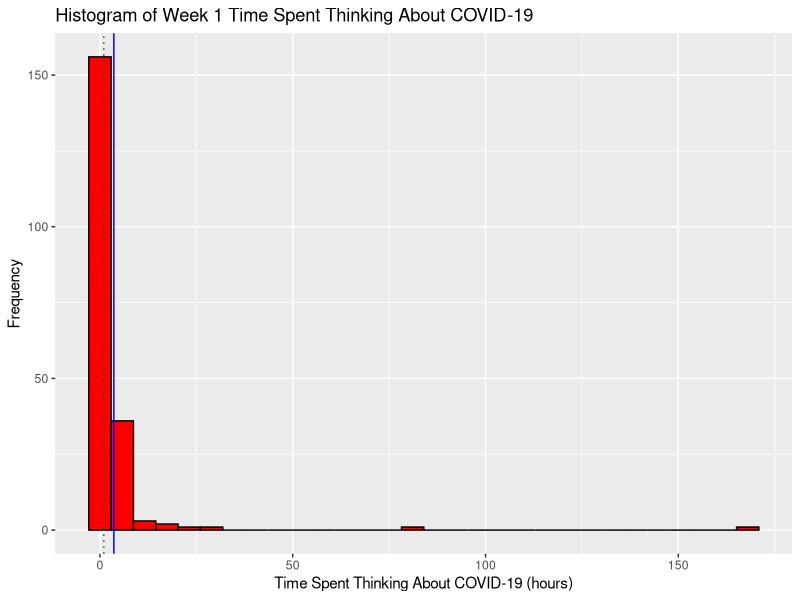
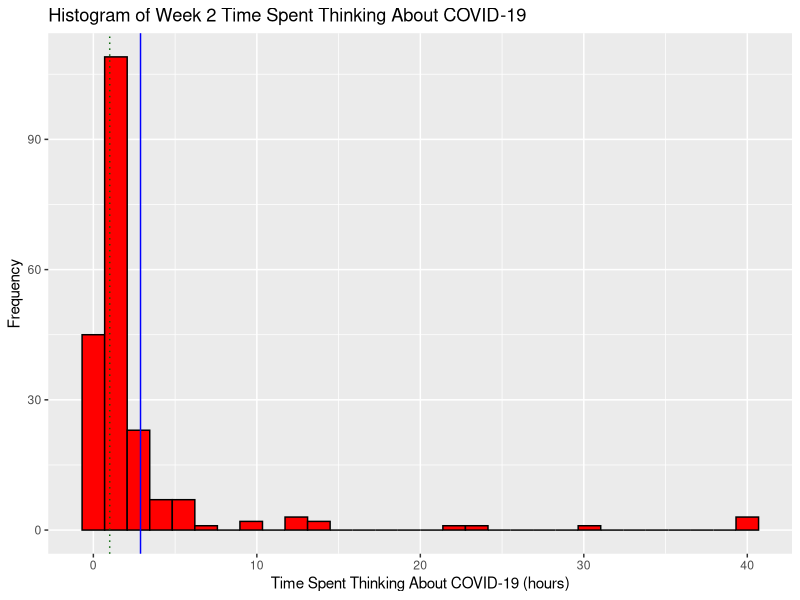
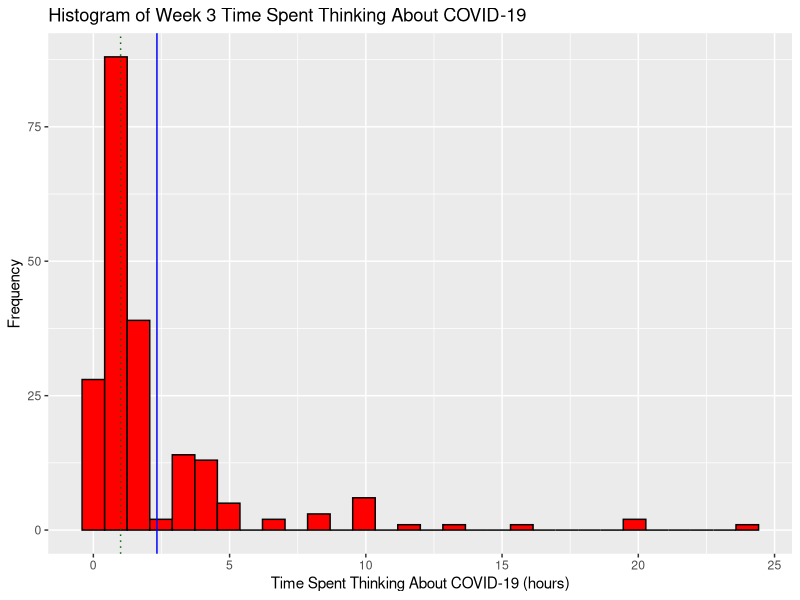

The R script that drew these images, in order: (Note: this script raises an error after producing the figures.)
## ---- chunk 1
knitr::opts_chunk$set(echo = TRUE)

library(dplyr)
library(tidyverse)
## ---- chunk 2
setwd("~/Desktop/sta302h1/STA302H1 -- Projects/final report")
sta302_performance_data = read.csv("./data.csv", header = TRUE)
attach(sta302_performance_data)
## ---- chunk 3
cleaned_sta302_performance_data <- sta302_performance_data %>%
    # Create a new "country" column, which is just "Country" but whose entries are factors.
    mutate(country = as.factor(Country)) %>%

    # Remove the "X" column: it's simply the row number, which isn't very useful.
    # Remove the "Country" column: column "country" already exists
    select(-X, -Country) %>%
    
    # Rearrange similar columns side-by-side.
    relocate(country,
             COVID.hours..W1., COVID.hours..W2., 
             COVID.hours..W3., COVID.hours..W4.,
             STA302.hours..W1., STA302.hours..W2., 
             STA302.hours..W3., STA302.hours..W4.,
             Quiz_1_score, Quiz_2_score, 
             Quiz_3_score, Quiz_4_score)
    
    # Identify rows with no quiz 4. 
    # These indicate students who have dropped STA302H1, and who 
    # should be excluded from the final data.
    
## ---- chunk 4
at_least_one_NA = function(data) {
  return (rowSums(is.na(cleaned_sta302_performance_data)) >= 1)
}
## ---- chunk 5
rows_with_some_NAs = cleaned_sta302_performance_data[
  at_least_one_NA(cleaned_sta302_performance_data),
]
## ---- chunk 6
rows_with_mistyped_columms = cleaned_sta302_performance_data[c(38, 83, 84, 117),]
# row 83: Country -> "canada" -- DONE
# row 84: Country -> "canada" -- DONE

# row 117: COVID.hours..W4. -> 0.5 hours -- DONE

# row 38:  STA302.hours..W3. -> 5.5<U+00A0> -- DONE
# row 117: STA302.hours..W4. -> 7.5 hours -- DONE
## ---- chunk 7
# library(janitor)
# use it to clean up data.
## ---- chunk 8
rows_with_no_country = cleaned_sta302_performance_data %>%
  select(-country)
## ---- chunk 9
# use week 5b slides -- choose model selection criterion to pick predictor variables.


# use lm() on a bunch of predictor variables to determine significant
# predictor variables.


## ---- chunk 10
# TODO: See toy programs to learn how to create histograms with ggplot. -- DONE
# TODO: See Demo 1 to figure out how to add histograms using grid.arrange. -- IGNORE

display_histogram <- function(data, predictor_variable, histogram_title, x_axis_label) {
  ggplot(data = tibble(data), mapping = aes(x = predictor_variable)) +
    geom_histogram(col = "black", fill = "red", bins = 30) +
    labs(title = histogram_title, y = "Frequency", x = x_axis_label) + 
    geom_vline(mapping = aes(xintercept = mean(predictor_variable, na.rm = TRUE)),
               color = "blue", linetype = "solid") +
    geom_vline(mapping = aes(xintercept = median(predictor_variable, na.rm = TRUE)),
               color = "dark green", linetype = "dotted")
}
## ---- chunk 11
display_histogram(cleaned_sta302_performance_data, 
                  cleaned_sta302_performance_data$COVID.hours..W1., 
                  "Histogram of Week 1 Time Spent Thinking About COVID-19",
                  "Time Spent Thinking About COVID-19 (hours)")
## ---- chunk 12
display_histogram(cleaned_sta302_performance_data, 
                  cleaned_sta302_performance_data$COVID.hours..W2., 
                  "Histogram of Week 2 Time Spent Thinking About COVID-19",
                  "Time Spent Thinking About COVID-19 (hours)")
## ---- chunk 13
display_histogram(cleaned_sta302_performance_data, 
                  cleaned_sta302_performance_data$COVID.hours..W3., 
                  "Histogram of Week 3 Time Spent Thinking About COVID-19",
                  "Time Spent Thinking About COVID-19 (hours)")
## ---- chunk 14
display_histogram(cleaned_sta302_performance_data, 
                  cleaned_sta302_performance_data$COVID.hours..W4., 
                  "Histogram of Week 4 Time Spent Thinking About COVID-19",
                  "Time Spent Thinking About COVID-19 (hours)")
## ---- chunk 15
display_histogram(cleaned_sta302_performance_data, 
                  cleaned_sta302_performance_data$STA302.hours..W1., 
                  "Histogram of Week 1 Time Spent Studying for STA302H1",
                  "Time Spent Studying for STA302H1 (hours)")
## ---- chunk 16
display_histogram(cleaned_sta302_performance_data, 
                  cleaned_sta302_performance_data$STA302.hours..W2., 
                  "Histogram of Week 2 Time Spent Studying for STA302H1",
                  "Time Spent Studying for STA302H1 (hours)")
## ---- chunk 17
display_histogram(cleaned_sta302_performance_data, 
                  cleaned_sta302_performance_data$STA302.hours..W3., 
                  "Histogram of Week 3 Time Spent Studying for STA302H1",
                  "Time Spent Studying for STA302H1 (hours)")
## ---- chunk 18
display_histogram(cleaned_sta302_performance_data, 
                  cleaned_sta302_performance_data$STA302.hours..W4., 
                  "Histogram of Week 4 Time Spent Studying for STA302H1",
                  "Time Spent Studying for STA302H1 (hours)")
## ---- chunk 19
display_histogram(cleaned_sta302_performance_data, 
                  cleaned_sta302_performance_data$Quiz_1_score, 
                  "Histogram of Quiz 1 Scores",
                  "Quiz Score (out of 10)")
## ---- chunk 20
display_histogram(cleaned_sta302_performance_data, 
                  cleaned_sta302_performance_data$Quiz_2_score, 
                  "Histogram of Quiz 2 Scores",
                  "Quiz Score (out of 10)")
## ---- chunk 21
display_histogram(cleaned_sta302_performance_data, 
                  cleaned_sta302_performance_data$Quiz_3_score, 
                  "Histogram of Quiz 3 Scores",
                  "Quiz Score (out of 10)")
## ---- chunk 22
display_histogram(cleaned_sta302_performance_data, 
                  cleaned_sta302_performance_data$Quiz_4_score, 
                  "Histogram of Quiz 4 Scores",
                  "Quiz Score (out of 10)")
## ---- chunk 23
# TODO: See STA248H1 notes to figure out how to create boxplots. -- DONE
# TODO: See toy program of boxplots to see how to color them by factor -- DONE

display_boxplot <- function(data, predictor_variable, boxplot_title, y_axis_label) {
  ggplot(mapping = aes(x = Country, y = predictor_variable, color = Country)) +
    geom_boxplot(mapping = aes(x = Country, y = predictor_variable)) +
    labs(title = boxplot_title,
         x = "Country",
         y = y_axis_label)
}
## ---- chunk 24
display_boxplot(cleaned_sta302_performance_data, COVID.hours..W1.,
                "Country vs. Week 1 Time Spent Thinking About COVID-19",
                "Time Spent Thinking About COVID-19 (hours)")
## ---- chunk 25
display_boxplot(cleaned_sta302_performance_data, COVID.hours..W2.,
                "Country vs. Week 2 Time Spent Thinking About COVID-19",
                "Time Spent Thinking About COVID-19 (hours)")
## ---- chunk 26
display_boxplot(cleaned_sta302_performance_data, COVID.hours..W3.,
                "Country vs. Week 3 Time Spent Thinking About COVID-19",
                "Time Spent Thinking About COVID-19 (hours)")
## ---- chunk 27
display_boxplot(cleaned_sta302_performance_data, COVID.hours..W4.,
                "Country vs. Week 4 Time Spent Thinking About COVID-19",
                "Time Spent Thinking About COVID-19 (hours)")
## ---- chunk 28
display_boxplot(cleaned_sta302_performance_data, STA302.hours..W1.,
                "Country vs. Week 1 Time Spent Studying For STA302H1",
                "Time Spent Studying For STA302H1 (hours)")
## ---- chunk 29
display_boxplot(cleaned_sta302_performance_data, STA302.hours..W2.,
                "Country vs. Week 2 Time Spent Studying For STA302H1",
                "Time Spent Studying For STA302H1 (hours)")
## ---- chunk 30
display_boxplot(cleaned_sta302_performance_data, STA302.hours..W3.,
                "Country vs. Week 3 Time Spent Studying For STA302H1",
                "Time Spent Studying For STA302H1 (hours)")
## ---- chunk 31
display_boxplot(cleaned_sta302_performance_data, STA302.hours..W4.,
                "Country vs. Week 4 Time Spent Studying For STA302H1",
                "Time Spent Studying For STA302H1 (hours)")
## ---- chunk 32
display_boxplot(cleaned_sta302_performance_data, Quiz_1_score,
                "Country vs. Quiz 1 Score", "Score (out of 10)")
## ---- chunk 33
display_boxplot(cleaned_sta302_performance_data, Quiz_2_score,
                "Country vs. Quiz 2 Score", "Score (out of 10)")
## ---- chunk 34
display_boxplot(cleaned_sta302_performance_data, Quiz_3_score,
                "Country vs. Quiz 3 Score", "Score (out of 10)")
## ---- chunk 35
display_boxplot(cleaned_sta302_performance_data, Quiz_4_score,
                "Country vs. Quiz 4 Score", "Score (out of 10)")
## ---- chunk 36
pairs(~COVID.hours..W1. + COVID.hours..W2. + COVID.hours..W3. + COVID.hours..W4. +
      STA302.hours..W1. + STA302.hours..W2. + STA302.hours..W3. + STA302.hours..W4. +
      Quiz_1_score + Quiz_2_score + Quiz_3_score + Quiz_4_score,
      data = cleaned_sta302_performance_data)

## GGally
# ggpairs -- removes bottom half of pairs plot
## ---- chunk 37
# TODO: How do I know which scatterplots are most important to focus on?

# 1. Zoom in a bit by creating 3 - 4 pairs() functions:

# quiz4 ~ quiz 1, 2, 3
# covid4 ~ covid 1, 2, 3
# sta302h14 ~ sta302h1 1, 2, 3

## ---- chunk 38
# 2. Pick out 4 - 5 scatterplots that have interesting relationships


# 3. back up your choices with their correlation (R value).


## ---- chunk 39
library(GGally)
colnames(rows_with_no_country) <- c("W1COV", "W2COV", "W3COV", "W4COV", 
                          "W1302", "W2302", "W3302", "W4302", 
                          "Q1", "Q2", "Q3", "Q4")
ggcorr(rows_with_no_country, label = TRUE, label_round = 2)
round(cor(rows_with_no_country, use = "pairwise.complete.obs", method = "pearson"), 2)
## ---- chunk 40
# TODO: You could also create separate correlation matrices for each country.
## ---- chunk 41
summary(sta302_performance_data$STA302.hours..W1.)
summary(sta302_performance_data$STA302.hours..W2.)
summary(sta302_performance_data$STA302.hours..W3.)
summary(sta302_performance_data$STA302.hours..W4.)
## ---- chunk 42
summary(sta302_performance_data$COVID.hours..W1.)
summary(sta302_performance_data$COVID.hours..W2.)
summary(sta302_performance_data$COVID.hours..W3.)
summary(sta302_performance_data$COVID.hours..W4.)
## ---- chunk 43
summary(sta302_performance_data$Quiz_1_score)
summary(sta302_performance_data$Quiz_2_score)
summary(sta302_performance_data$Quiz_3_score)
summary(sta302_performance_data$Quiz_4_score)
